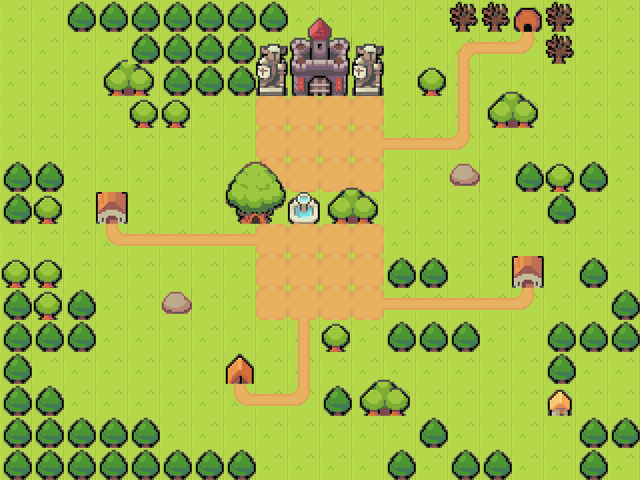

This game map was drawn from its Tiled (.tmx) file and the tilesets committed beside it. A one-line description and the trimmed map source follow:
An orthogonal 20x15 tile map with 32x32 px tiles, 3 tile layers (background, roads, buildings) and 23 objects.

<map version="1.0" tiledversion="1.1.6" orientation="orthogonal" renderorder="right-down" width="20" height="15" tilewidth="32" tileheight="32" infinite="0" nextobjectid="10">
 <tileset firstgid="1" name="tileset" tilewidth="32" tileheight="32" tilecount="240" columns="20">
  <image source="../Sprites/tileset.png" width="640" height="384" />
  <tile id="51">
   <objectgroup draworder="index">
    <object id="1" x="0" y="0" width="32" height="32" />
   </objectgroup>
  </tile>
  <tile id="63">
   <objectgroup draworder="index">
    <object id="1" x="0" y="0" width="32" height="32" />
   </objectgroup>
  </tile>
  <tile id="64">
   <objectgroup draworder="index">
    <object id="1" x="0" y="0" width="32" height="32" />
   </objectgroup>
  </tile>
  <tile id="67">
   <objectgroup draworder="index">
    <object id="1" x="-0.25" y="11.5" width="31.75" height="20" />
   </objectgroup>
  </tile>
  <tile id="83">
   <objectgroup draworder="index">
    <object id="1" x="0" y="0" width="32" height="32" />
   </objectgroup>
  </tile>
  <tile id="84">
   <objectgroup draworder="index">
    <object id="1" x="0" y="0" width="32" height="32" />
   </objectgroup>
  </tile>
  <tile id="87">
   <objectgroup draworder="index">
    <object id="1" x="0.25" y="0" width="32" height="32" />
   </objectgroup>
  </tile>
  <tile id="89">
   <objectgroup draworder="index">
    <object id="1" x="-0.25" y="6.75" width="32.25" height="25" />
   </objectgroup>
  </tile>
  <tile id="103">
   <objectgroup draworder="index">
    <object id="1" x="0" y="0" width="32" height="32" />
   </objectgroup>
  </tile>
  <tile id="104">
   <objectgroup draworder="index">
    <object id="1" x="0" y="0" width="32" height="32" />
   </objectgroup>
  </tile>
  <tile id="106">
   <objectgroup draworder="index">
    <object id="1" x="0" y="0" width="32" height="32" />
   </objectgroup>
  </tile>
  <tile id="111">
   <objectgroup draworder="index">
    <object id="1" x="7" y="0.25" width="24.75" height="31.75" />
   </objectgroup>
  </tile>
  <tile id="112">
   <objectgroup draworder="index">
    <object id="1" x="0" y="-0.25" width="26.25" height="32.25" />
   </objectgroup>
  </tile>
  <tile id="113">
   <objectgroup draworder="index">
    <object id="1" x="2" y="0.25" width="32" height="31.75" />
   </objectgroup>
  </tile>
  <tile id="128">
   <objectgroup draworder="index">
    <object id="1" x="0" y="-0.5" width="32" height="32" />
   </objectgroup>
  </tile>
  <tile id="146">
   <objectgroup draworder="index">
    <object id="1" x="3.5" y="4" width="24.75" height="27.5" />
   </objectgroup>
  </tile>
  <tile id="148">
   <objectgroup draworder="index">
    <object id="2" x="0" y="0" width="32" height="32" />
   </objectgroup>
  </tile>
  <tile id="149">
   <objectgroup draworder="index">
    <object id="1" x="0" y="0" width="31.5" height="31.5" />
   </objectgroup>
  </tile>
  <tile id="152">
   <objectgroup draworder="index">
    <object id="1" x="0" y="0" width="32" height="32" />
   </objectgroup>
  </tile>
  <tile id="195">
   <objectgroup draworder="index">
    <object id="1" x="0" y="0" width="32" height="32" />
   </objectgroup>
  </tile>
  <tile id="196">
   <objectgroup draworder="index">
    <object id="1" x="0" y="0" width="32" height="32" />
   </objectgroup>
  </tile>
  <tile id="215">
   <objectgroup draworder="index">
    <object id="1" x="0" y="0" width="32" height="32" />
   </objectgroup>
  </tile>
  <tile id="216">
   <objectgroup draworder="index">
    <object id="1" x="0" y="0" width="32" height="32" />
   </objectgroup>
  </tile>
 </tileset>
 <layer name="background" width="20" height="15">
  <data>[300 cells, 300 non-empty, 1 distinct tile ids]</data>
 </layer>
 <layer name="roads" width="20" height="15">
  <data>[300 cells, 47 non-empty, 6 distinct tile ids]</data>
 </layer>
 <layer name="buildings" width="20" height="15">
  <properties>
   <property name="collision" value="true" />
  </properties>
  <data>[300 cells, 110 non-empty, 25 distinct tile ids]</data>
 </layer>
</map>
